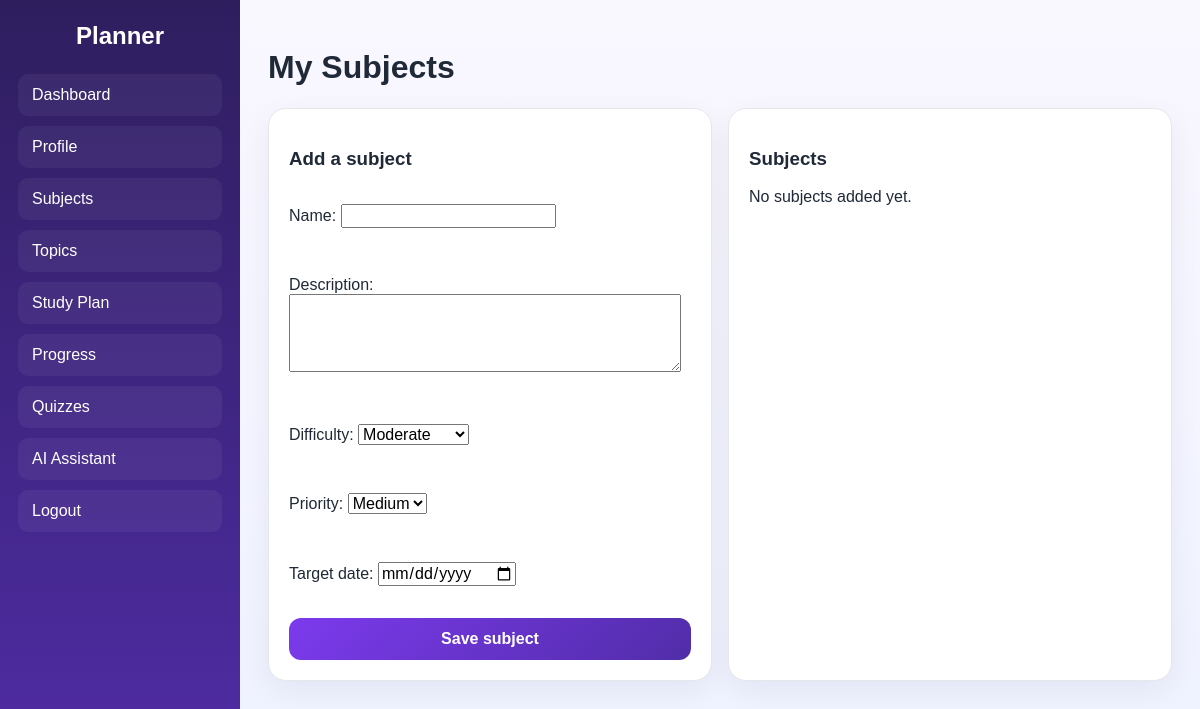
Before: /subjects/ (signed in) with the older database file.
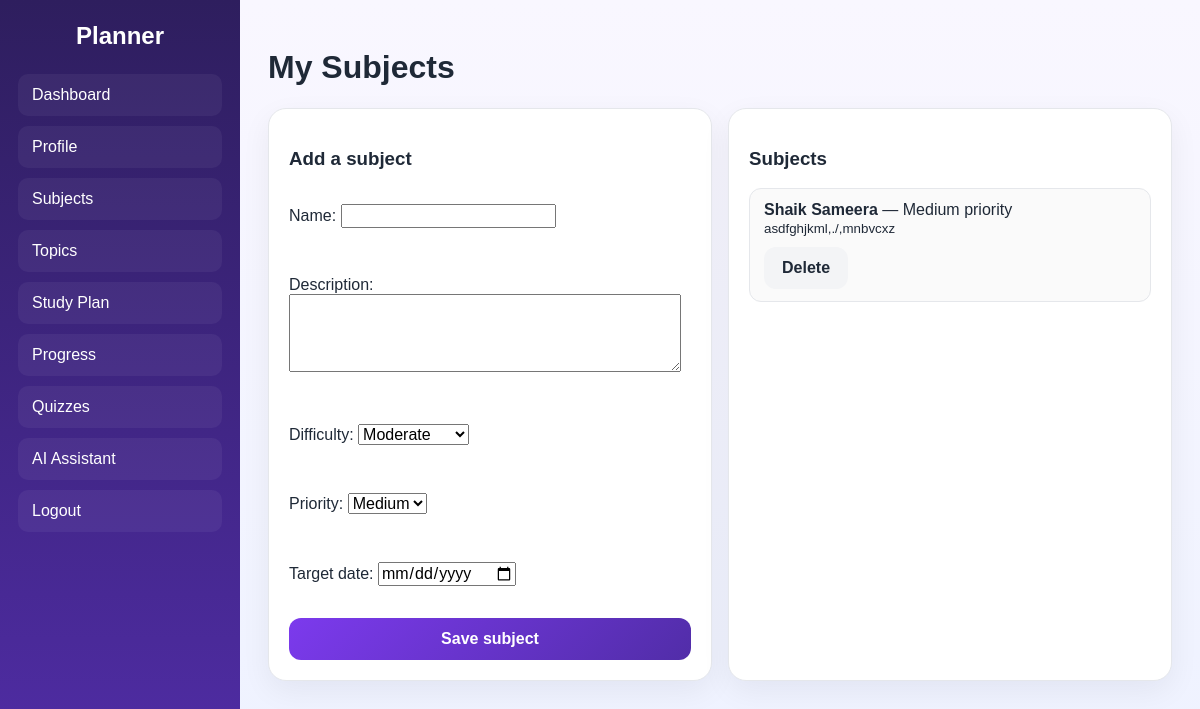
After: the same page with the newer database file.
### planner/models.py (models this page shows, shortened)
class Subject(models.Model):
    DIFFICULTY_CHOICES = [
        (1, 'Beginner'),
        (2, 'Intermediate'),
        (3, 'Moderate'),
        (4, 'Advanced'),
        (5, 'Expert'),
    ]
    PRIORITY_CHOICES = [
        (1, 'Low'),
        (2, 'Medium'),
        (3, 'High'),
    ]
    student = models.ForeignKey(settings.AUTH_USER_MODEL, on_delete=models.CASCADE, related_name='subjects')
    name = models.CharField(max_length=120)
    description = models.TextField(blank=True)
    difficulty = models.PositiveSmallIntegerField(choices=DIFFICULTY_CHOICES, default=3)
    priority = models.PositiveSmallIntegerField(choices=PRIORITY_CHOICES, default=2)
    target_date = models.DateField(null=True, blank=True)
    created_at = models.DateTimeField(auto_now_add=True)
    updated_at = models.DateTimeField(auto_now=True)
    class Meta:
        ordering = ['-priority', 'name']
        unique_together = ('student', 'name')

### planner/views.py (the view, shortened to what this page needs)
# urls.py: path('subjects/', views.subjects_view, name='subjects'),
@login_required
def subjects_view(request):
    subjects = Subject.objects.filter(student=request.user).order_by('name')
    form = SubjectForm()
    return render(request, 'planner/subjects.html', {'subjects': subjects, 'form': form})

### planner/forms.py
class SubjectForm(forms.ModelForm):
    class Meta:
        model = Subject
        fields = ['name', 'description', 'difficulty', 'priority', 'target_date']
        widgets = {
            'description': forms.Textarea(attrs={'rows': 4}),
            'target_date': forms.DateInput(attrs={'type': 'date'}),
        }

### planner/templates/planner/subjects.html
{% extends "planner/base.html" %}
{% block content %}
<h1>My Subjects</h1>
<div class="stats-grid" style="margin-top:20px;">
  <div class="panel"><h3>Add a subject</h3><form method="post" class="form-grid">{% csrf_token %}{{ form.as_p }}<button class="btn" type="submit">Save subject</button></form></div>
  <div class="panel"><h3>Subjects</h3>{% if subjects %}<ul class="list">{% for subject in subjects %}<li><strong>{{ subject.name }}</strong> — {{ subject.get_priority_display }} priority<br><small>{{ subject.description|default:"No description yet." }}</small><form method="post" action="" style="margin-top:10px;">{% csrf_token %}<input type="hidden" name="delete_id" value="{{ subject.id }}"><button type="submit" class="btn secondary">Delete</button></form></li>{% endfor %}</ul>{% else %}<p>No subjects added yet.</p>{% endif %}</div>
</div>
{% endblock %}

Changed rows visible on the page:
added Subject: name "Shaik Sameera", priority "Medium", description "asdfghjkml,./,mnbvcxz"
Other visible differences:
text no longer shown: "No subjects added yet."
